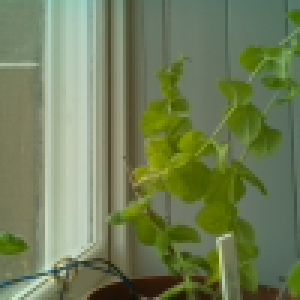
#> input picture process_images/foo.jpg, 100 x 100 px, found by its file name (shown 3 times larger)
$ python greenScore.py
#> lines starting #> are read from the running program, lines starting #| are printed output that depends on the picture; long printed decimals are rounded
# from skimage import color
import sys
try:
    import Image
except ImportError:
    from PIL import Image
import matplotlib.pyplot as plt
from skimage.io import imread
from skimage import img_as_float
import numpy as np


def isRed(pixel):
    # if the green part is greater than the blue and red part.
    if pixel[0] >= (pixel[1] - 0.01) and pixel[1] >= (pixel[2] - 0.01):
        return True
    return False


def isBlue(pixel):
    # if the green part is greater than the blue and red part.
    if pixel[2] >= (pixel[1] - 0.14) and pixel[2] >= (pixel[0] - 0.14):
        return True
    return False


def isGreen(pixel):
    # if the green part is greater than the blue and red part.
    if pixel[1] >= (pixel[0] + 0.007) and pixel[1] >= (pixel[2] + 0.007):
        return True
    return False


def findThePlant(r):
    p = []
    i = r.copy()
    for y in range(r.shape[0]):
        for x in range(r.shape[1]):
            # Find the plant within the image.
            if not(isBlue(r[y][x])):
                if not(isRed(r[y][x])):
                    if (isGreen(r[y][x])):
                        # add (y, x) to the list
                        i[y][x][0] = i[y][x][1] = 1
                        p.append((y, x))
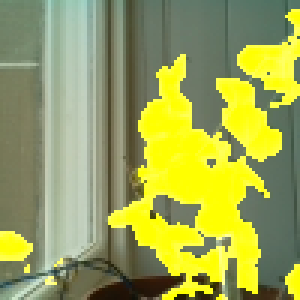
#> i: shape (100, 100, 3) float64 (shown 3 times larger); mean R, G, B 0.612, 0.643, 0.343
    return i, p


def readFile(f):
    r = img_as_float(imread(f))
    return r


def savePlantImage(m):
    im = Image.fromarray(np.uint8(m*255))
    im.save("public/foo1.JPEG")
    return


def displayProcesses(s, r, p):
    t = True
    size = (8, 4)
    fig1, (ax5, ax6) = plt.subplots(ncols=2, figsize=size, sharex=t, sharey=t)

    ax5.imshow(r)
    ax6.imshow(p)
    ax5.set_title("original", fontsize=20)
    ax6.set_title(s, fontsize=20)

    plt.show()
    return


def getScore(p):
    return 0.5 * len(p)


def getMax(column, points):
    """
    Given the desired column - x or y, and the list of points, find the maximum
    x or y of the list of points.
    """
    m = points[0][column]
    for p in points:
        if p[column] > m:
            m = p[column]
    return m


def getMin(column, points):
    """
    Given the desired column - x or y, and the list of points, find the minimum
    x or y of the list of points.
    """
    m = points[0][column]
    for p in points:
        if p[column] < m:
            m = p[column]
    return m


def getWidth(p):
    maxX = getMax(0, p)
    minX = getMin(0, p)
    return maxX - minX


def getHeight(p):
    maxY = getMax(1, p)
    minY = getMin(1, p)
    return maxY - minY


def getAverageColour(column, points, image):
    x = points[0][0]
    y = points[0][1]
    total = 0
    for p in points:
        x = p[0]
        y = p[1]
        total += image[x][y][column]
    return total/len(points)


def getAveragePlantColour(p, r):
    averageR = getAverageColour(0, p, r) * 255
    averageG = getAverageColour(1, p, r) * 255
    averageB = getAverageColour(2, p, r) * 255
    return (averageR, averageG, averageB)


def getCompactness(width, height):
    # is it as high as it is tall?
    if (height == width):
        return 0
    elif (height > width):
        return 1
    else:
        return -1


if __name__ == '__main__':
    try:
        a = sys.argv[1]
    except:
        a = "../public/foo.jpg"
    picture = readFile(a)
    processedImage, plantPoints = findThePlant(picture)
#> plantPoints = 2701 pairs, first value 3 to 99, second value 0 to 99

    Score = getScore(plantPoints)
#> Score = 1350.5
    Width = getWidth(plantPoints)
#> in getMax, `m = points[0][column]`: m = 3
#> the loop in getMax, `for p in points:` made 2701 passes
#> p on passes 1 to 12: (3, 97), (3, 98), (3, 99), (4, 96), (4, 97), (4, 98), (4, 99), (5, 95), (5, 96), (5, 97), (5, 98), (5, 99)
#> after the loop in getMax, `for p in points:`: m = 99
#> in getMin, `m = points[0][column]`: m = 3
#> the loop in getMin, `for p in points:` made 2701 passes
#> Width = 96
    Height = getHeight(plantPoints)
#> the loop in getMax (call 2), `for p in points:` made 2701 passes
#> (p, m) on passes 2 to 3: ((3, 98), 98), ((3, 99), 99)
#> in getHeight, `maxY = getMax(1, p)`: maxY = 99
#> the loop in getMin (call 2), `for p in points:` made 2701 passes
#> (p, m) on passes 4, 8, 35, 40, 58: ((4, 96), 96), ((5, 95), 95), ((14, 94), 94), ((15, 82), 82), ((16, 81), 81)
#> m on passes 77, 97, 120, 143, 189, 214: 80, 60, 59, 58, 54, 53
#> in getHeight, `minY = getMin(1, p)`: minY = 0
#> Height = 99
    Compactness = getCompactness(Width, Height)
#> Compactness = 1
    AveragePlantColour = getAveragePlantColour(plantPoints, picture)
#> in getAverageColour, `x = points[0][0]`: x = 3
#> in getAverageColour, `y = points[0][1]`: y = 97
#> the loop in getAverageColour, `for p in points:` made 2701 passes
#> (x, y, total) on passes 1 to 3: (3, 97, 0.302), (3, 98, 0.588), (3, 99, 0.875)
#> after the loop in getAverageColour, `for p in points:`: total = 981.8
#> in getAveragePlantColour, `averageR = getAverageColour(0, p, r) * 255`: averageR = 92.69
#> the loop in getAverageColour (call 2), `for p in points:` made 2701 passes
#> (x, y, total) on passes 1 to 3: (3, 97, 0.439), (3, 98, 0.851), (3, 99, 1.26)
#> in getAveragePlantColour, `averageG = getAverageColour(1, p, r) * 255`: averageG = 112.1
#> in getAveragePlantColour, `averageB = getAverageColour(2, p, r) * 255`: averageB = 33.3
#> AveragePlantColour = (92.69, 112.1, 33.3)

    displayProcesses(Score, picture, processedImage)
#> in displayProcesses, `plt.show()`:
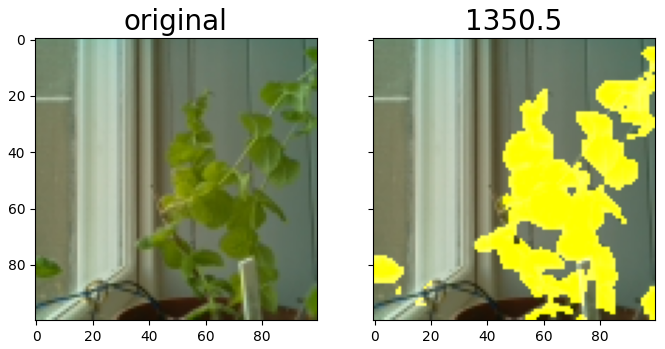
#> figure drawn by matplotlib, 2 panels

    print(Score)
#| 1350.5
    print(Width)
#| 96
    print(Height)
#| 99
    print("square " if Compactness == 0 else "rectangle")
#| rectangle
    print(AveragePlantColour)
#| (92.687, 112.092, 33.302)

    sys.stdout.flush()
